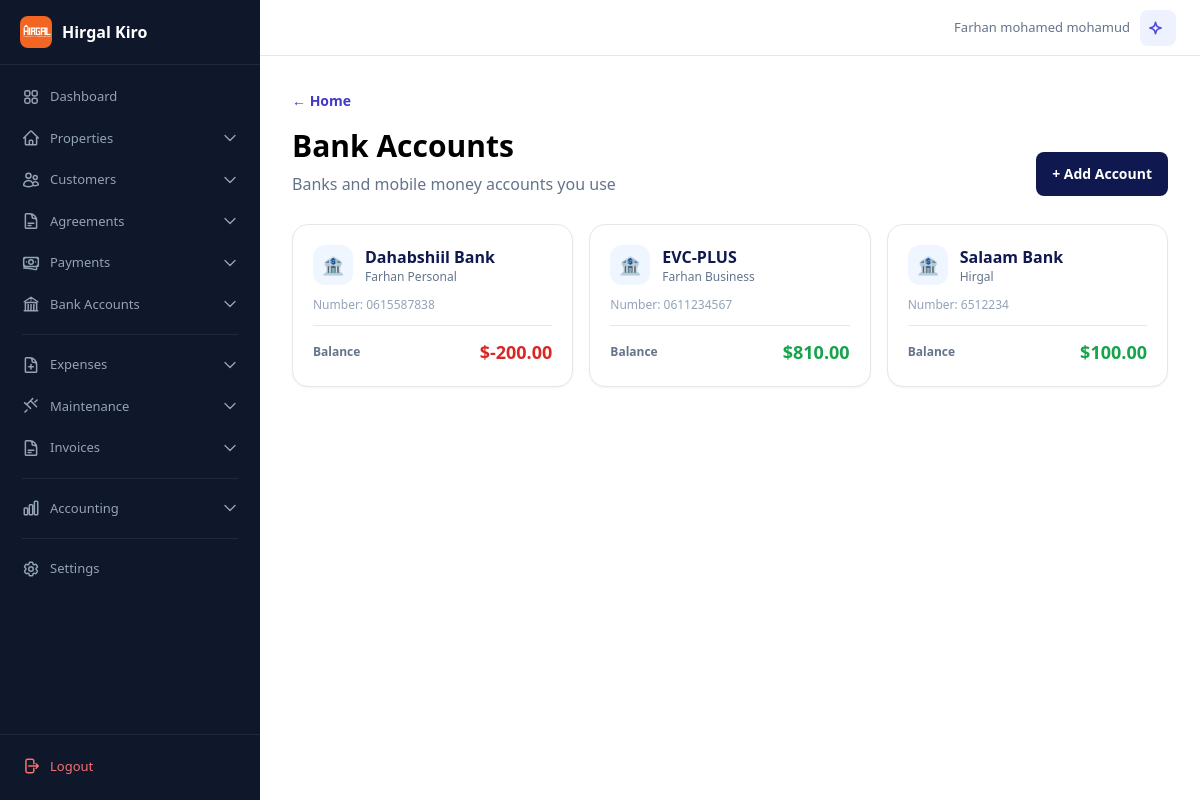
/xisaabaha-bangiga/ (signed in), run on the app's committed database.
### accounts/models.py (models this page shows, shortened)
class User(AbstractBaseUser, PermissionsMixin):
    username = models.CharField(max_length=50, unique=True)
    phone_number = models.CharField(max_length=20, unique=True)
    full_name = models.CharField("Magaca oo buuxa", max_length=150)
    managed_account = models.ForeignKey(
        "self",
        on_delete=models.SET_NULL,
        null=True,
        blank=True,
        related_name="managed_users",
        verbose_name="Sii gelitaanka akoonka (Managed Account)",
        help_text="Dooro akoonka uu isticmaalahani maamulayo xogtiisa (Tusaale: Farxaan)."
    )
    is_active = models.BooleanField(default=True)
    is_approved = models.BooleanField("La ansixiyay", default=False)
    is_staff = models.BooleanField(default=False)
    can_use_chatbot = models.BooleanField("AI Chatbot", default=False, help_text="Ikhtiyaari: Ogolow isticmaalahan inuu isticmaalo AI Chatbot")
    date_joined = models.DateTimeField(auto_now_add=True)
    objects = UserManager()
    USERNAME_FIELD = "username"
    REQUIRED_FIELDS = ["phone_number", "full_name"]
    def get_data_owner(self):
        return self.managed_account if self.managed_account_id else self

### finance/models.py (models this page shows, shortened)
class BankAccount(models.Model):
    owner = models.ForeignKey(settings.AUTH_USER_MODEL, on_delete=models.CASCADE, related_name="bank_accounts")
    bank_name = models.CharField("Magaca Bangiga", max_length=100)
    account_number = models.CharField("Lambarka Xisaabta", max_length=50)
    account_name = models.CharField("Magaca Xisaabta", max_length=150)
    linked_account = models.ForeignKey("accounting.Account", on_delete=models.SET_NULL, null=True, blank=True, related_name="linked_bank_accounts", help_text="Xisaabta Accounting-ka ee bangigan")
    notes = models.TextField("Faahfaahin", blank=True)
    is_active = models.BooleanField("Waa shaqeyneysaa", default=True)
    created_at = models.DateTimeField(auto_now_add=True)
    updated_at = models.DateTimeField(auto_now=True)
    class Meta:
        ordering = ["bank_name"]
        unique_together = ("owner", "account_number")

### web/views.py (the view)
# urls.py: path("xisaabaha-bangiga/", BankAccountListView.as_view(), name="web-bank-accounts"),
class BankAccountListView(HomeView):
    template_name = "web/bank_account_list.html"
    def get_context_data(self, **kwargs):
        context = super().get_context_data(**kwargs)
        owner = self.request.user.get_data_owner()
        bank_accounts = BankAccount.objects.filter(owner=owner)
        for ba in bank_accounts:
            if ba.linked_account:
                from django.db.models import Sum
                lines = JournalEntryLine.objects.filter(
                    account=ba.linked_account,
                    journal_entry__status="posted"
                )
                dr = lines.aggregate(t=Sum("debit"))["t"] or 0
                cr = lines.aggregate(t=Sum("credit"))["t"] or 0
                ba.balance = float(dr - cr)
            else:
                ba.balance = None
        context["bank_accounts"] = bank_accounts
        return context

### web/context_processors.py (called while the page is built)
def language_context(request):
    lang = request.GET.get("lang") or request.session.get("language", "en")
    if lang not in ("en", "so"):
        lang = "en"
    request.session["language"] = lang
    return {"current_language": lang}

### templates/web/bank_account_list.html (shortened to what this page needs)
{% extends "base.html" %}
{% block content %}
<section class="mb-7 flex items-end justify-between">
  <div>
    <a class="text-sm font-semibold text-indigo-700" href="{% url 'home' %}">← Home</a>
    <h1 class="mt-4 text-3xl font-bold">Bank Accounts</h1>
    <p class="mt-2 text-slate-500">Banks and mobile money accounts you use</p>
  </div>
  <a class="rounded-lg bg-ink px-4 py-3 text-sm font-bold text-white" href="{% url 'web-bank-account-create' %}">+ Add Account</a>
</section>
<section class="grid gap-4 md:grid-cols-2 lg:grid-cols-3">
{% for bank in bank_accounts %}
<a href="{% url 'web-bank-account-detail' bank.pk %}" class="rounded-2xl border bg-white p-5 shadow-sm transition hover:-translate-y-1 hover:border-indigo-300 hover:shadow-md">
  <div class="flex items-center gap-3 mb-3">
    <span class="grid h-10 w-10 place-items-center rounded-xl bg-blue-50 text-lg text-blue-600">🏦</span>
    <div>
      <h2 class="font-bold text-ink">{{ bank.bank_name }}</h2>
      <p class="text-xs text-slate-500">{{ bank.account_name }}</p>
    </div>
  </div>
  <p class="text-xs text-slate-400 mb-3">Number: {{ bank.account_number }}</p>
  {% if bank.balance is not None %}
  <div class="flex items-center justify-between border-t pt-3">
    <span class="text-xs font-semibold text-slate-500">Balance</span>
    {% if bank.balance > 0 %}
    <span class="text-lg font-bold text-green-600">${{ bank.balance|floatformat:2 }}</span>
    {% elif bank.balance < 0 %}
    <span class="text-lg font-bold text-red-600">${{ bank.balance|floatformat:2 }}</span>
    {% else %}
    <span class="text-lg font-bold text-slate-400">$0.00</span>
    {% endif %}
  </div>
  {% endif %}
</a>
{% empty %}
<div class="rounded-2xl border border-dashed bg-white p-10 text-center md:col-span-3">
  <p class="font-semibold text-slate-700">No bank accounts yet</p>
  <p class="mt-2 text-sm text-slate-500">Add a bank account to start tracking money</p>
</div>
{% endfor %}
</section>
{% endblock %}

### templates/base.html (shortened to what this page needs)
{% load static %}
<!doctype html>
<html lang="en">
<head>
    <script src="https://cdn.tailwindcss.com"></script>
</head>
<body>
    <div class="app-layout">
        {% if user.is_authenticated %}
        {% include "includes/sidebar.html" %}
        {% endif %}
        <div class="main-content"{% if not user.is_authenticated %} style="margin-left: 0"{% endif %}>
            {% if user.is_authenticated %}
            <div class="topbar no-print">
                <div class="topbar-right">
                    <span class="topbar-user">{{ request.user.full_name|default:request.user.username }}</span>
                    <a href="{% url 'web-chatbot' %}" class="rounded-lg bg-indigo-50 p-2 text-indigo-600 hover:bg-indigo-100" title="AI Assistant">
                    </a>
                </div>
            </div>
            {% endif %}
            <div class="p-4 md:p-6 lg:p-8">{% block content %}{% endblock %}</div>
        </div>
    </div>
</body>
</html>

### templates/base.html (style rules this page uses)
.app-layout { display: flex; min-height: 100vh; }
.main-content { flex: 1; margin-left: 260px; min-height: 100vh; }
.topbar { display: flex; align-items: center; justify-content: space-between; height: 56px; padding: 0 24px; background: white; border-bottom: 1px solid #e2e8f0; position: sticky; top: 0; z-index: 30; }
.topbar-right { display: flex; align-items: center; gap: 10px; }
.topbar-user { font-size: 13px; color: #64748b; font-weight: 500; }

### data on the page
User: user.full_name "Farhan mohamed mohamud"
BankAccount: bank_name "Dahabshiil Bank", account_name "Farhan Personal", account_number "0615587838", balance "-200.00"
BankAccount: bank_name "EVC-PLUS", account_name "Farhan Business", account_number "0611234567", balance "810.00"
BankAccount: bank_name "Salaam Bank", account_name "Hirgal", account_number "6512234", balance "100.00"
